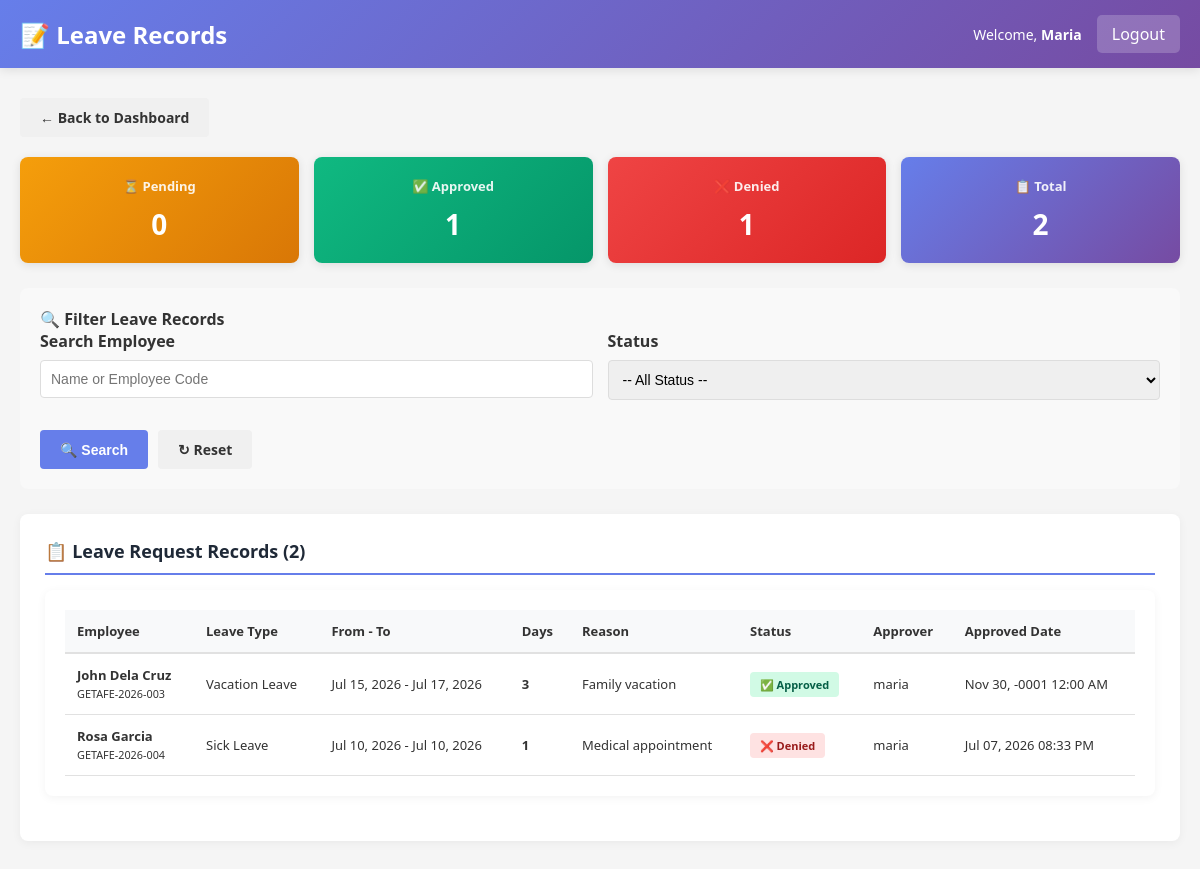
Screenshot of /staff/leave_records.php (signed in) with the database file from the repository.
### tables this page shows
CREATE TABLE `employees` (
  `employee_id` int(11) NOT NULL AUTO_INCREMENT,
  `employee_code` varchar(20) NOT NULL,
  `first_name` varchar(50) NOT NULL,
  `last_name` varchar(50) NOT NULL,
  `email` varchar(100) NOT NULL,
  `phone` varchar(20) DEFAULT NULL,
  `position` varchar(100) DEFAULT NULL,
  `salary` decimal(10,2) DEFAULT NULL,
  `date_hired` date DEFAULT NULL,
  `status` enum('active','inactive') DEFAULT 'active',
  `created_at` timestamp NOT NULL DEFAULT current_timestamp(),
  `updated_at` timestamp NOT NULL DEFAULT current_timestamp() ON UPDATE current_timestamp(),
  `department` varchar(100) DEFAULT NULL,
  `qr_code` varchar(255) DEFAULT NULL,
  `qr_generated_date` datetime DEFAULT NULL,
  PRIMARY KEY (`employee_id`),
  UNIQUE KEY `employee_code` (`employee_code`),
  UNIQUE KEY `email` (`email`)
);

CREATE TABLE `leave_requests` (
  `leave_id` int(11) NOT NULL AUTO_INCREMENT,
  `employee_id` int(11) NOT NULL,
  `leave_type_id` int(11) NOT NULL,
  `start_date` date NOT NULL,
  `end_date` date NOT NULL,
  `number_of_days` int(11) DEFAULT NULL,
  `reason` text DEFAULT NULL,
  `status` enum('pending','approved','denied') DEFAULT 'pending',
  `approved_by` int(11) DEFAULT NULL,
  `approved_date` datetime DEFAULT NULL,
  `created_at` timestamp NOT NULL DEFAULT current_timestamp(),
  `updated_at` timestamp NOT NULL DEFAULT current_timestamp() ON UPDATE current_timestamp(),
  PRIMARY KEY (`leave_id`),
  KEY `employee_id` (`employee_id`),
  KEY `leave_type_id` (`leave_type_id`),
  KEY `approved_by` (`approved_by`),
  CONSTRAINT `leave_requests_ibfk_1` FOREIGN KEY (`employee_id`) REFERENCES `employees` (`employee_id`),
  CONSTRAINT `leave_requests_ibfk_2` FOREIGN KEY (`leave_type_id`) REFERENCES `leave_types` (`leave_type_id`),
  CONSTRAINT `leave_requests_ibfk_3` FOREIGN KEY (`approved_by`) REFERENCES `users` (`user_id`)
);

CREATE TABLE `leave_types` (
  `leave_type_id` int(11) NOT NULL AUTO_INCREMENT,
  `leave_type_name` varchar(50) NOT NULL,
  `max_days_per_year` int(11) DEFAULT NULL,
  `description` text DEFAULT NULL,
  `created_at` timestamp NOT NULL DEFAULT current_timestamp(),
  `is_deleted` tinyint(1) DEFAULT 0,
  `deleted_at` timestamp NULL DEFAULT NULL,
  `deleted_by` int(11) DEFAULT NULL,
  PRIMARY KEY (`leave_type_id`),
  KEY `idx_leave_types_deleted` (`is_deleted`,`deleted_at`)
);

CREATE TABLE `users` (
  `user_id` int(11) NOT NULL AUTO_INCREMENT,
  `username` varchar(50) NOT NULL,
  `password` varchar(255) NOT NULL,
  `role_id` int(11) NOT NULL,
  `employee_id` int(11) DEFAULT NULL,
  `status` enum('active','inactive') DEFAULT 'active',
  `deactivation_reason` varchar(255) DEFAULT NULL,
  `deactivated_at` datetime DEFAULT NULL,
  `created_at` timestamp NOT NULL DEFAULT current_timestamp(),
  `last_login` datetime DEFAULT NULL,
  PRIMARY KEY (`user_id`),
  UNIQUE KEY `username` (`username`),
  KEY `role_id` (`role_id`),
  KEY `employee_id` (`employee_id`),
  CONSTRAINT `users_ibfk_1` FOREIGN KEY (`role_id`) REFERENCES `roles` (`role_id`),
  CONSTRAINT `users_ibfk_2` FOREIGN KEY (`employee_id`) REFERENCES `employees` (`employee_id`)
);

### includes/functions.php (called while the page is built, shortened)
<?php
function get_employee_info($conn, $employee_id) {
    $stmt = $conn->prepare("SELECT * FROM employees WHERE employee_id = ? LIMIT 1");
    $stmt->bind_param("i", $employee_id);
    $stmt->execute();
    $res = $stmt->get_result();
    $row = $res->fetch_assoc();
    return $row ?: null;
}
function format_date($date) {
    return date('M d, Y', strtotime($date));
}
function format_datetime($datetime) {
    return date('M d, Y h:i A', strtotime($datetime));
}
?>

### staff/leave_records.php (the view, shortened to what this page needs)
<?php
require_once '../config/database.php';
require_once '../includes/functions.php';
$staff = get_employee_info($conn, $_SESSION['employee_id']);
$search_employee = isset($_GET['search']) ? sanitizeInput($_GET['search']) : '';
$where_clauses = [];
$where_sql = !empty($where_clauses) ? 'WHERE ' . implode(' AND ', $where_clauses) : '';
$leave_records = $conn->query(
    "SELECT lr.*, lt.leave_type_name, e.first_name, e.last_name, e.employee_code,
            u_approver.username as approver_name
     FROM leave_requests lr
     JOIN leave_types lt ON lr.leave_type_id = lt.leave_type_id
     JOIN employees e ON lr.employee_id = e.employee_id
     LEFT JOIN users u_approver ON lr.approved_by = u_approver.user_id
     {$where_sql}
     ORDER BY lr.created_at DESC
     LIMIT 500"
)->fetch_all(MYSQLI_ASSOC);
$stats = [];
$stats_result = $conn->query(
    "SELECT
        COUNT(*) as total,
        SUM(CASE WHEN status = 'pending' THEN 1 ELSE 0 END) as pending_count,
        SUM(CASE WHEN status = 'approved' THEN 1 ELSE 0 END) as approved_count,
        SUM(CASE WHEN status = 'denied' THEN 1 ELSE 0 END) as denied_count
     FROM leave_requests"
);
if ($stats_result) {
    $stats = $stats_result->fetch_assoc();
}
?>
<!DOCTYPE html>
<html lang="en">
<head>
    <link rel="stylesheet" href="../assets/css/style.css">
</head>
<body>
    <div class="navbar">
        <h2>📝 Leave Records</h2>
        <div class="navbar-user">
            <span>Welcome, <strong><?php echo htmlspecialchars($staff['first_name']); ?></strong></span>
            <a href="../logout.php">Logout</a>
        </div>
    </div>
    <div class="container">
        <a href="dashboard.php" class="btn btn-secondary" style="margin-bottom: 20px;">← Back to Dashboard</a>
        <div class="stats-grid">
            <div class="stat-box warning">
                <h4>⏳ Pending</h4>
                <div class="stat-number"><?php echo (int)($stats['pending_count'] ?? 0); ?></div>
            </div>
            <div class="stat-box success">
                <h4>✅ Approved</h4>
                <div class="stat-number"><?php echo (int)($stats['approved_count'] ?? 0); ?></div>
            </div>
            <div class="stat-box danger">
                <h4>❌ Denied</h4>
                <div class="stat-number"><?php echo (int)($stats['denied_count'] ?? 0); ?></div>
            </div>
            <div class="stat-box">
                <h4>📋 Total</h4>
                <div class="stat-number"><?php echo (int)($stats['total'] ?? 0); ?></div>
            </div>
        </div>
        <div class="filter-section">
            <h4 style="margin-top: 0;">🔍 Filter Leave Records</h4>
            <form method="GET" style="display: flex; flex-direction: column; gap: 15px;">
                <div class="filter-grid">
                    <div class="filter-group">
                        <label>Search Employee</label>
                        <input type="text" name="search" placeholder="Name or Employee Code" value="<?php echo htmlspecialchars($search_employee); ?>">
                    </div>
                    <div class="filter-group">
                        <label>Status</label>
                        <select name="status">
                            <option value="">-- All Status --</option>
                        </select>
                    </div>
                </div>
                <div style="display: flex; gap: 10px;">
                    <button type="submit" class="btn btn-primary">🔍 Search</button>
                    <a href="leave_records.php" class="btn btn-secondary">↻ Reset</a>
                </div>
            </form>
        </div>
        <div class="card">
            <h3>📋 Leave Request Records (<?php echo count($leave_records); ?>)</h3>
            <?php if (!empty($leave_records)): ?>
            <div class="table-container">
                <table>
                    <thead>
                        <tr>
                            <th>Employee</th>
                            <th>Leave Type</th>
                            <th>From - To</th>
                            <th>Days</th>
                            <th>Reason</th>
                            <th>Status</th>
                            <th>Approver</th>
                            <th>Approved Date</th>
                        </tr>
                    </thead>
                    <tbody>
                        <?php foreach ($leave_records as $leave): ?>
                        <tr>
                            <td>
                                <strong><?php echo htmlspecialchars($leave['first_name'] . ' ' . $leave['last_name']); ?></strong><br>
                                <small><?php echo htmlspecialchars($leave['employee_code']); ?></small>
                            </td>
                            <td><?php echo htmlspecialchars($leave['leave_type_name']); ?></td>
                            <td><?php echo format_date($leave['start_date']) . ' - ' . format_date($leave['end_date']); ?></td>
                            <td><strong><?php echo (int)$leave['number_of_days']; ?></strong></td>
                            <td><?php echo htmlspecialchars(substr($leave['reason'], 0, 50)); ?></td>
                            <td>
                                <?php
                                    $badge_class = 'badge-pending';
                                    $badge_text = '⏳ Pending';
                                    if ($leave['status'] === 'approved') {
                                        $badge_class = 'badge-approved';
                                        $badge_text = '✅ Approved';
                                    } elseif ($leave['status'] === 'denied') {
                                        $badge_class = 'badge-denied';
                                        $badge_text = '❌ Denied';
                                    }
                                ?>
                                <span class="badge <?php echo $badge_class; ?>"><?php echo $badge_text; ?></span>
                            </td>
                            <td><?php echo $leave['approver_name'] ? htmlspecialchars($leave['approver_name']) : '-'; ?></td>
                            <td><?php echo $leave['approved_date'] ? format_datetime($leave['approved_date']) : '-'; ?></td>
                        </tr>
                        <?php endforeach; ?>
                    </tbody>
                </table>
            </div>
            <?php else: ?>
            <p style="text-align: center; color: #999; padding: 30px;">No leave records found</p>
            <?php endif; ?>
        </div>
    </div>
</body>
</html>

### assets/css/style.css (style rules this page uses)
* { margin: 0; padding: 0; box-sizing: border-box; }
body { font-family: 'Segoe UI', Tahoma, Geneva, Verdana, sans-serif; background-color: #f5f5f5; color: #333; }
.navbar { background: linear-gradient(135deg, #667eea 0%, #764ba2 100%); color: white; padding: 20px; display: flex; justify-content: space-between; align-items: center; box-shadow: 0 2px 10px rgba(0, 0, 0, 0.1); }
.navbar h2 { font-size: 24px; font-weight: 600; }
.navbar-user { display: flex; gap: 15px; align-items: center; }
.navbar-user span { font-size: 14px; }
.navbar-user a { background: rgba(255, 255, 255, 0.2); color: white; padding: 8px 15px; text-decoration: none; border-radius: 5px; transition: background 0.3s; }
.container { max-width: 1200px; margin: 30px auto; padding: 0 20px; }
.card { background: white; border-radius: 8px; padding: 20px; margin-bottom: 20px; box-shadow: 0 2px 10px rgba(0, 0, 0, 0.05); }
.card h3 { color: #667eea; margin-bottom: 15px; font-size: 18px; }
.stat-box { background: linear-gradient(135deg, #667eea 0%, #764ba2 100%); color: white; padding: 20px; border-radius: 8px; text-align: center; box-shadow: 0 2px 10px rgba(0, 0, 0, 0.1); }
.stat-box h4 { font-size: 14px; margin-bottom: 10px; opacity: 0.9; }
.stat-number { font-size: 32px; font-weight: bold; }
.btn { display: inline-block; padding: 12px 24px; border: none; border-radius: 5px; cursor: pointer; font-size: 14px; font-weight: 600; text-decoration: none; transition: all 0.3s; }
.btn-primary { background: linear-gradient(135deg, #667eea 0%, #764ba2 100%); color: white; }
.btn-secondary { background: #6c757d; color: white; }
.table-container { background: white; border-radius: 8px; padding: 20px; margin-bottom: 20px; box-shadow: 0 2px 10px rgba(0, 0, 0, 0.05); }
table { width: 100%; border-collapse: collapse; }
table thead { background-color: #f8f9fa; border-bottom: 2px solid #ddd; }
table th { padding: 12px; text-align: left; font-weight: 600; color: #333; }
table td { padding: 12px; border-bottom: 1px solid #ddd; }
.badge { display: inline-block; padding: 5px 10px; border-radius: 20px; font-size: 12px; font-weight: 600; }
label { display: block; margin-bottom: 8px; font-weight: 600; color: #333; }
input[type="text"], input[type="email"], input[type="password"], input[type="number"], input[type="date"], select, textarea { width: 100%; padding: 10px; border: 1px solid #ddd; border-radius: 5px; font-size: 14px; transition: border-color 0.3s; }

### rows the page displays
employees: first_name "Maria"
leave_requests: employee.last_name "John Dela Cruz", employee.employee_code "GETAFE-2026-003", leave_type.leave_type_name "Vacation Leave", start_date "Jul 15, 2026", end_date "Jul 17, 2026", number_of_days "3", reason "Family vacation", status "✅ Approved", approved_by.username "maria", approved_date "Nov 30, -0001 12:00 AM"
leave_requests: employee.last_name "Rosa Garcia", employee.employee_code "GETAFE-2026-004", leave_type.leave_type_name "Sick Leave", start_date "Jul 10, 2026", end_date "Jul 10, 2026", number_of_days "1", reason "Medical appointment", status "❌ Denied", approved_by.username "maria", approved_date "Jul 07, 2026 08:33 PM"

### other values shown
$stats['pending_count'] "0"
$stats['approved_count'] "1"
$stats['denied_count'] "1"
$stats['total'] "2"
count($leave_records) "2"
